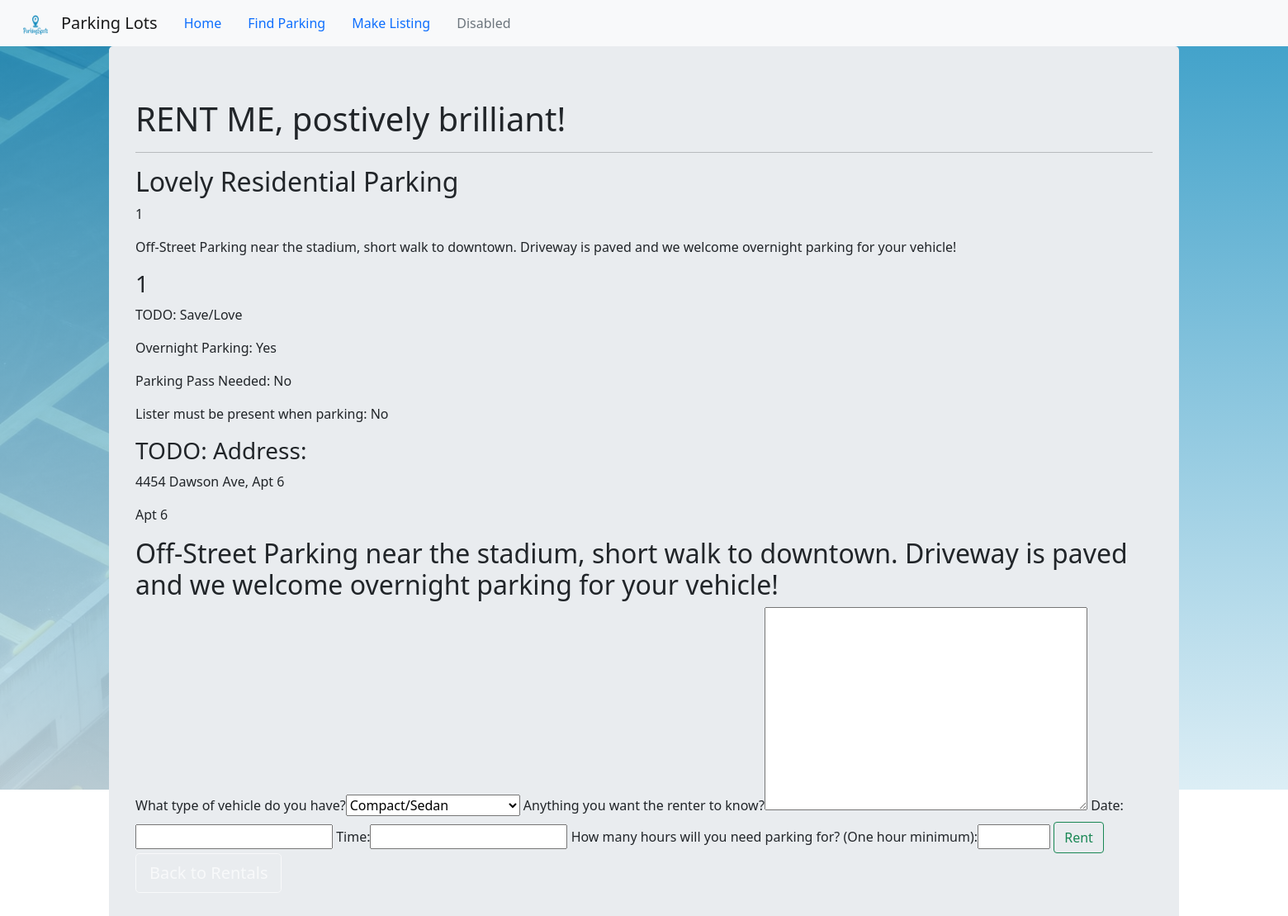
Page /rental/listings/1/rent on the committed database.
### parking/models.py (models this page shows, shortened)
class Listing(models.Model):
    class Vehicle(models.TextChoices):
        CAR = 'C', _('Compact/Sedan')
        TRUCK = 'T', _('Truck/SUV')
        VAN = 'V', _('Van')
        MOTOR = 'M', _('Motocycles/Moped')
        OVER = 'O', _('Motorhomes or Oversized')
    class Parking(models.TextChoices):
        RESIDENTIAL = 'R', _('Residential/Private')
        GARAGE = 'G', _('Garage')
        LOT = 'L', _('Parking Lot')
        STREET = 'S', _('Street Parking')
        OTHER = 'O', _('Other/Misc.')
    listing_id = models.AutoField(primary_key=True)
    lister = models.ForeignKey(
        get_user_model(),
        on_delete=models.CASCADE
    )
    title = models.CharField(max_length=255)
    description = models.TextField()
    hourly_Rate = models.DecimalField(decimal_places=2, max_digits=6)
    day_Rate = models.DecimalField(decimal_places=2, max_digits=6)
    overNight = models.BooleanField()
    parking_Pass = models.BooleanField()
    meet_Renter = models.BooleanField()
    vehicles = MultiSelectField(choices=Vehicle.choices, min_choices=1)
    parking = MultiSelectField(choices=Parking.choices, min_choices=1)
    date = models.DateField(validators=[validate_date])
    time = models.TimeField()
    is_Rented = models.BooleanField(default=False)
    address = models.ForeignKey(Address, on_delete=models.CASCADE)
    images = models.ForeignKey(Images, on_delete=models.CASCADE)
    objects = models.Manager()
    def __str__(self):
        return str(self.listing_id)

class Address(models.Model):
    address_id = models.AutoField(primary_key=True)
    address1 = models.CharField("Address line 1", max_length=1024, default=None, blank=True, null=True)
    address2 = models.CharField("Address line 2", max_length=1024, default=None, blank=True, null=True)
    city = models.CharField("City", max_length=1024, default=None, blank=True, null=True)
    state = models.CharField("State", max_length=1024, default=None, blank=True, null=True)
    zip = models.CharField("ZIP/Postal Code", max_length=12, default=None, blank=True, null=True)
    objects = models.Manager()

### rental/views.py (the view)
# urls.py: path('listings/<listing_id>/rent', views.rent_Listing, name='rent_listing'),
def rent_Listing(request, listing_id):
    id = listing_id
    theOne = Listing.objects.get(pk=id)
    if request.method == "POST":
        posted_Form = RentalForm(request.POST)
        if posted_Form.is_valid():
            new_rental = Rental()
            new_rental.date = posted_Form.cleaned_data.get("date")
            duration = posted_Form.cleaned_data.get("duration")
            start = posted_Form.cleaned_data.get("time")
            temp = start
            end = temp.replace(hour=(start.hour + duration)% 24)
            new_rental.startTime = start
            new_rental.endTime = end
            if duration == 24:
                total = theOne.day_Rate
            else:
                total = int(duration * theOne.hourly_Rate)
            new_rental.totalPrice = total
            new_message = Message()
            new_message.sender = request.user
            new_message.receiver = theOne.lister
            new_message.msg_content = posted_Form.cleaned_data.get("comment")
            rental_Item = RentalItem()
            rental_Item.message = new_message
            rental_Item.rental = new_rental
            rental_Item.listing = theOne
            rental_Item.renter = request.user
            new_rental.save()
            new_message.save()
            rental_Item.save()
        return redirect('request')
    else:
        rForm = RentalForm()
    return render(request,'rentals/rent_listing.html', {'listing': theOne, 'rental_form': rForm})

### rental/forms.py
class RentalForm(forms.Form):
    vehicles = forms.CharField(label="What type of vehicle do you have?", widget = forms.Select(choices=vehicle_choices))
    comment = forms.CharField(label = 'Anything you want the renter to know?', widget=forms.Textarea)
    date = forms.DateField()
    time = forms.TimeField()
    duration = forms.IntegerField(label="How many hours will you need parking for? (One hour minimum)", max_value=24, min_value=1)

### templates/rentals/rent_listing.html (shortened to what this page needs)
{% extends 'base.html' %}
{% load crispy_forms_tags %}
{% load bootstrap4 %}
{% block content %}
    <div id="homeView" class="jumbotron">
        <h1>RENT ME, postively brilliant!</h1>
        <hr />
        <h2>{{ listing.title }}</h2>
        <p>{{ listing.listing_id }}</p>
        <p>{{ listing.description }}</p>
        <h3>{{ listing.images_id }}</h3>
        <a>TODO: Save/Love</a>
        <div>
            {% if listing.overNight is True %}
                <p>Overnight Parking: Yes</p>
            {% else %}
                <p>Overnight Parking: No</p>
            {% endif %}
        </div>
        <div>
            {% if listing.parking_Pass is True %}
                <p>Parking Pass Needed: Yes</p>
            {% else %}
                <p>Parking Pass Needed: No</p>
            {% endif %}
        </div>
        <div>
            {% if listing.meet_Renter is True %}
                <p>Lister must be present when parking: Yes</p>
            {% else %}
                <p>Lister must be present when parking: No</p>
            {% endif %}
        </div>
        <h3>TODO: Address: </h3>
        <p>{{ listing.address.address1 }}</p>
        <p>{{ listing.address.address2 }}</p>
        <h2>{{ listing.description }}</h2>
        <form id="'datetimepicker2'" method="post">
            {{ rental_form }}
            <input class="btn btn-outline-success" type="submit" value="Rent"></input>
        </form>
        <p class="lead"><a class="btn btn-outline-light btn-lg" href="{% url 'listings' %}" role="button">Back to Rentals</a></p>
    </div>
{% endblock content %}

### static/css/stylesheet.css (style rules this page uses)
:root { --blue: #178DBE; --blueO: rgba(23, 141, 190, 0.85); --navy: #116C92; }
#homeView { height: 100% }

### rows in the picture
Listing: title "Lovely Residential Parking", listing_id "1", description "Off-Street Parking near the stadium, short walk to downtown. Driveway is paved and we welcome overnight parking for your vehicle!", images_id "1", address.address1 "4454 Dawson Ave, Apt 6", address.address2 "Apt 6"
